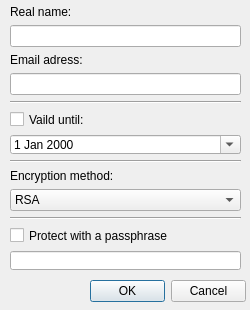
<?xml version="1.0" encoding="UTF-8"?>
<ui version="4.0">
 <class>MainWindow</class>
 <widget class="QMainWindow" name="MainWindow">
  <property name="geometry">
   <rect>
    <x>0</x>
    <y>0</y>
    <width>250</width>
    <height>310</height>
   </rect>
  </property>
  <property name="minimumSize">
   <size>
    <width>250</width>
    <height>310</height>
   </size>
  </property>
  <property name="maximumSize">
   <size>
    <width>250</width>
    <height>310</height>
   </size>
  </property>
  <property name="windowTitle">
   <string>Create certificate</string>
  </property>
  <widget class="QWidget" name="centralwidget">
   <widget class="QDialogButtonBox" name="buttonDialog">
    <property name="geometry">
     <rect>
      <x>90</x>
      <y>280</y>
      <width>156</width>
      <height>23</height>
     </rect>
    </property>
    <property name="standardButtons">
     <set>QDialogButtonBox::Cancel|QDialogButtonBox::Ok</set>
    </property>
   </widget>
   <widget class="QWidget" name="verticalLayoutWidget_6">
    <property name="geometry">
     <rect>
      <x>10</x>
      <y>5</y>
      <width>231</width>
      <height>266</height>
     </rect>
    </property>
    <layout class="QVBoxLayout" name="verticalLayout_6">
     <item>
      <layout class="QVBoxLayout" name="verticalLayout">
       <item>
        <widget class="QLabel" name="label">
         <property name="text">
          <string>Real name:</string>
         </property>
        </widget>
       </item>
       <item>
        <widget class="QLineEdit" name="lineEdit_name"/>
       </item>
      </layout>
     </item>
     <item>
      <layout class="QVBoxLayout" name="verticalLayout_2">
       <item>
        <widget class="QLabel" name="label_2">
         <property name="text">
          <string>Email adress:</string>
         </property>
        </widget>
       </item>
       <item>
        <widget class="QLineEdit" name="lineEdit_email"/>
       </item>
      </layout>
     </item>
     <item>
      <widget class="Line" name="line">
       <property name="orientation">
        <enum>Qt::Horizontal</enum>
       </property>
      </widget>
     </item>
     <item>
      <layout class="QVBoxLayout" name="verticalLayout_3">
       <item>
        <widget class="QCheckBox" name="checkBox_valid">
         <property name="text">
          <string>Vaild until:</string>
         </property>
        </widget>
       </item>
       <item>
        <widget class="QDateEdit" name="dateEdit">
         <property name="calendarPopup">
          <bool>true</bool>
         </property>
        </widget>
       </item>
      </layout>
     </item>
     <item>
      <widget class="Line" name="line_3">
       <property name="orientation">
        <enum>Qt::Horizontal</enum>
       </property>
      </widget>
     </item>
     <item>
      <layout class="QVBoxLayout" name="verticalLayout_4">
       <item>
        <widget class="QLabel" name="label_3">
         <property name="text">
          <string>Encryption method:</string>
         </property>
        </widget>
       </item>
       <item>
        <widget class="QComboBox" name="comboBox_metod">
         <item>
          <property name="text">
           <string>RSA</string>
          </property>
         </item>
         <item>
          <property name="text">
           <string>DSA</string>
          </property>
         </item>
         <item>
          <property name="text">
           <string>EDDSA</string>
          </property>
         </item>
        </widget>
       </item>
      </layout>
     </item>
     <item>
      <widget class="Line" name="line_2">
       <property name="orientation">
        <enum>Qt::Horizontal</enum>
       </property>
      </widget>
     </item>
     <item>
      <layout class="QVBoxLayout" name="verticalLayout_5">
       <item>
        <widget class="QCheckBox" name="checkBox_passwd">
         <property name="text">
          <string>Protect with a passphrase</string>
         </property>
        </widget>
       </item>
       <item>
        <widget class="QLineEdit" name="lineEdit_passwd">
         <property name="echoMode">
          <enum>QLineEdit::Password</enum>
         </property>
        </widget>
       </item>
      </layout>
     </item>
    </layout>
   </widget>
  </widget>
 </widget>
 <resources>
  <include location="theme_resources/resources.qrc"/>
 </resources>
 <connections/>
</ui>
